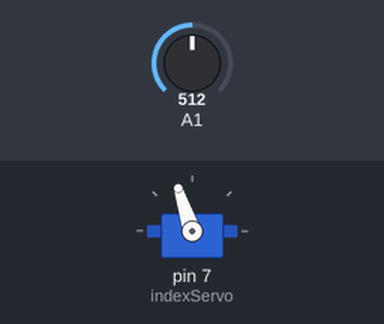
Simulated run of this sketch. Board: Arduino Uno, built with avr-gcc and run on an emulated ATmega328P. Shown: servo. The inputs (shaded band) are chosen by the test bench; at power-on: A1 = 512.

Above: at 1.2 s.
1.3 s: A1 set to 716
At 2.1 s:
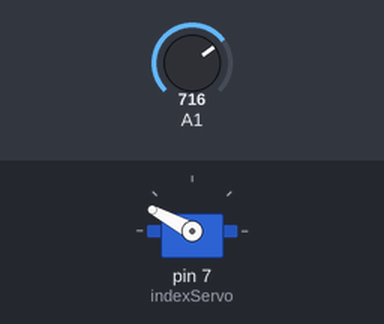
2.8 s: A1 set to 900
At 3.2 s:
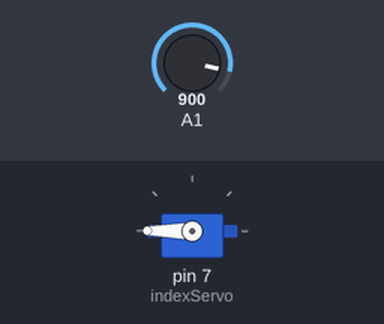
4.3 s: A1 set to 306
At 5.5 s:
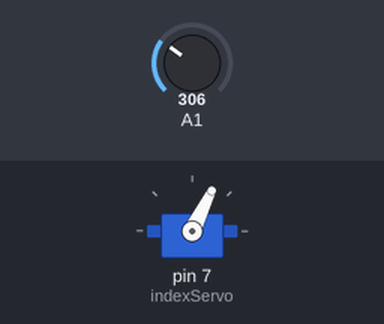
5.8 s: A1 set to 122
At 6.7 s:
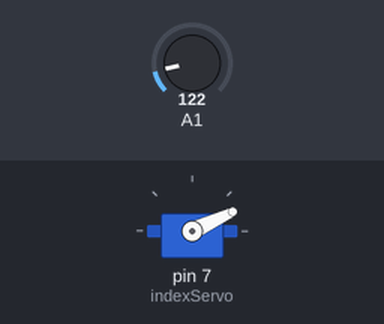
7.3 s: A1 set to 0
At 7.8 s:
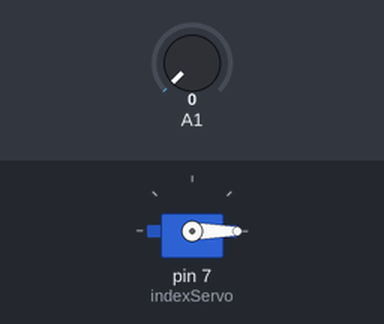
8.8 s: A1 set to 511
At 10.2 s:
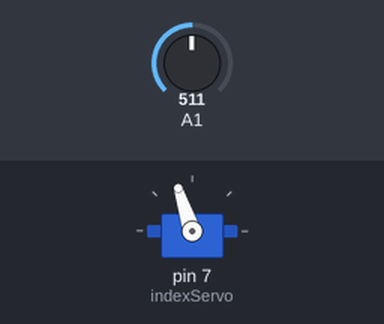
Timing chart, 0 to 11.3 s (numbered marks = the images above; inputs shaded):
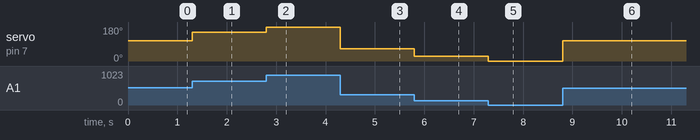

Measured:
- after the input at 1.3 s, servo on pin 7 (indexServo): 108° → 152° at once
- after the input at 2.8 s, servo on pin 7 (indexServo): 152° → 180° at once
- after the input at 4.3 s, servo on pin 7 (indexServo): 180° → 64° at once
- after the input at 5.8 s, servo on pin 7 (indexServo): 64° → 25° at once
- after the input at 7.3 s, servo on pin 7 (indexServo): 25° → 0° at once
- after the input at 8.8 s, servo on pin 7 (indexServo): 0° → 108° at once

The sketch:

finger.ino
```cpp
#include <Servo.h>

// define what indexServo is, a Servo object to tell the real servo what to do
Servo indexServo;

// Setup stuff here. Only runs this when the arduino starts up.
void setup() {
  // Attach the index finger servo to digital pin 7.
  indexServo.attach(7);
}

// Runs hundreds of times a second.
void loop() {
  // Measures the voltage power coming into A1. It is represented by a number between 0-1023, from 0 volts to 5 volts.
  int indexFingerReading = analogRead(A1);

  // This function "maps" the indexFingerReading to a different range, depending on where the number is between the minimum and maximum.
  // I found that the analog reading usually stays between 50 and 800, though the max would be 1023.
  // The servo can rotate to an angle between 0-180, but it's usually better to stay 10 degrees within that range, say, 10-170.
  // Each of these numbers can be tweaked to fit your individual motor and sensor. These numbers will be different depending on how the sensor was constructed, since the tape and paper sensor we made is not very consistent. Play with the numbers until you find something you like. Lower the maximum value to make the finger more sensitive, or raise it to make it less so. To make the servo itself rotate less, reduce the last value of this function.
  int indexServoAngle = map(indexFingerReading, 50, 800, 10, 170);

  // Finally, "write" to the servo the angle you want it to turn to: indexServoAngle
  indexServo.write(indexServoAngle);
}
```
